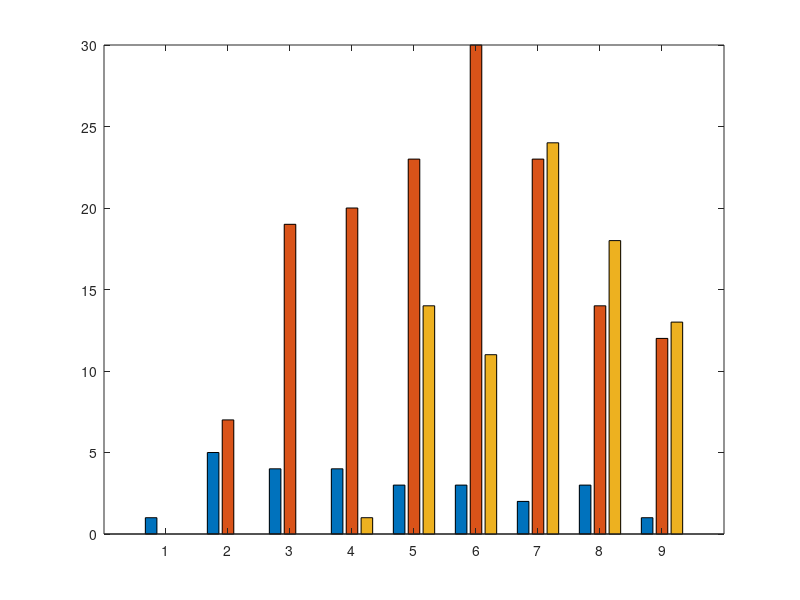

The MATLAB script that drew this image: (Note: this script raises an error after producing the figure.)
year= 2003:2011;
%% Retrieved Nov 29th
citations= [1 5  4  4  3  3  2  3 1;
            0 7 19 20 23 30 23 14 12;
            0 0  0  1 14 11 24 18 13];
colOrder= [1 0.85 0; 1 0 0; 0.75 0 1];

clf;
h= bar(citations');
set(gca, 'XTickLabel',cprintf('%d',year), 'YGrid',1);
xlabel('Year');
ylabel('Number of citations');
legend('I', 'II', 'III', 'location','NorthWest');
for cc= 1:size(colOrder,1),
  set(h(cc), 'FaceColor',colOrder(cc,:));
end

printFigure('/tmp/hist_citations', [12 6], 'format','pdf');


citations= [0 1  6 22 19 18 18 17 13; ...
            0 9 27 58 77 61 65 51 40 ...
           ];
clf;
h= bar(citations');
set(gca, 'XTickLabel',cprintf('%d',year), 'YGrid',1);
xlabel('Year');
ylabel('Number of citations');
legend('I', 'II', 'location','NorthWest');
for cc= 1:length(h),
  set(h(cc), 'FaceColor',colOrder(cc,:));
end

printFigure('/tmp/hist_citations_of_winners_I+II', [12 6], 'format','pdf');


year= 2003:2011;
citations= [0 9 27 58 77 61 65 51 40]
clf;
h= bar(citations');
xtick= cprintf('%d',year);
xtick{1}= '';
set(gca, 'XTickLabel',xtick, 'YGrid','on');
xlabel('Year');
ylabel('Number of citations');
legend('II', 'location','NorthWest');
set(h, 'FaceColor',colOrder(2,:));

opt_fig= struct('format','pdf', ...
                'folder', [TEX_DIR 'presentation/bci_competition_iv/publication/overview_article/']);
printFigure('hist_citations_of_winners_II', [12 6], opt_fig);
